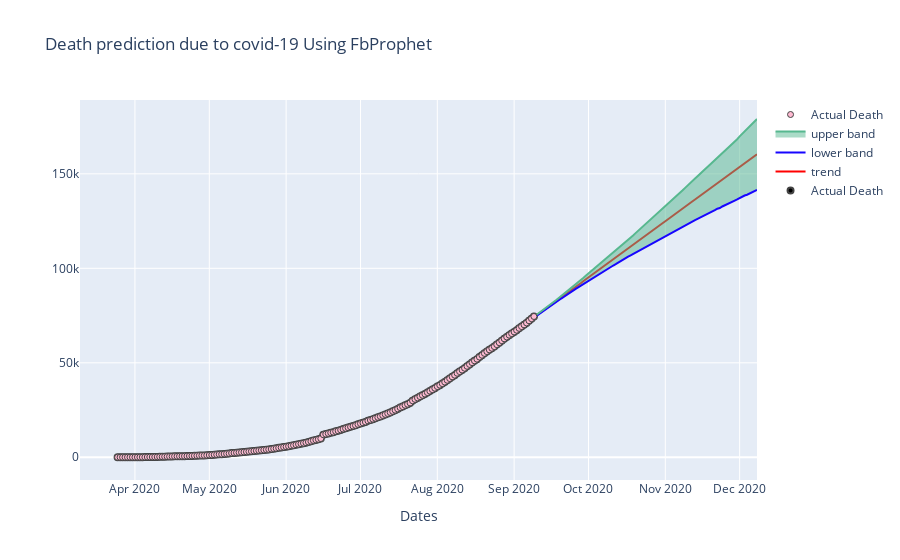

Notebook code for this chart:
### Code cell
py.offline.iplot(figure)
# plt.show()

### Figure 1 — Plotly figure (JSON) as saved in the notebook; plotly's stock layout.template omitted (floating-point values rounded to 4 significant figures; data arrays with more than 128 entries replaced by an {"elided": "..."} marker saying what was removed)
{"data": [{"marker": {"color": "black", "line": {"width": 2}}, "mode": "markers", "name": "Actual Death", "type": "scatter", "x": {"elided": "169 str values"}, "y": {"elided": "169 int values"}}, {"marker": {"color": "red", "line": {"width": 3}}, "mode": "lines", "name": "trend", "type": "scatter", "x": {"elided": "259 str values"}, "y": {"elided": "259 float values"}}, {"line": {"color": "#1705ff"}, "mode": "lines", "name": "lower band", "type": "scatter", "x": {"elided": "259 str values"}, "y": {"elided": "259 float values"}}, {"fill": "tonexty", "line": {"color": "#57b88f"}, "mode": "lines", "name": "upper band", "type": "scatter", "x": {"elided": "259 str values"}, "y": {"elided": "259 float values"}}, {"marker": {"color": "#FFBAD2", "line": {"width": 1}}, "mode": "markers", "name": "Actual Death", "type": "scatter", "x": {"elided": "169 str values"}, "y": {"elided": "169 int values"}}], "layout": {"title": {"text": "Death prediction due to covid-19 Using FbProphet"}, "xaxis": {"ticklen": 2, "title": {"text": "Dates"}, "zeroline": true}}}
